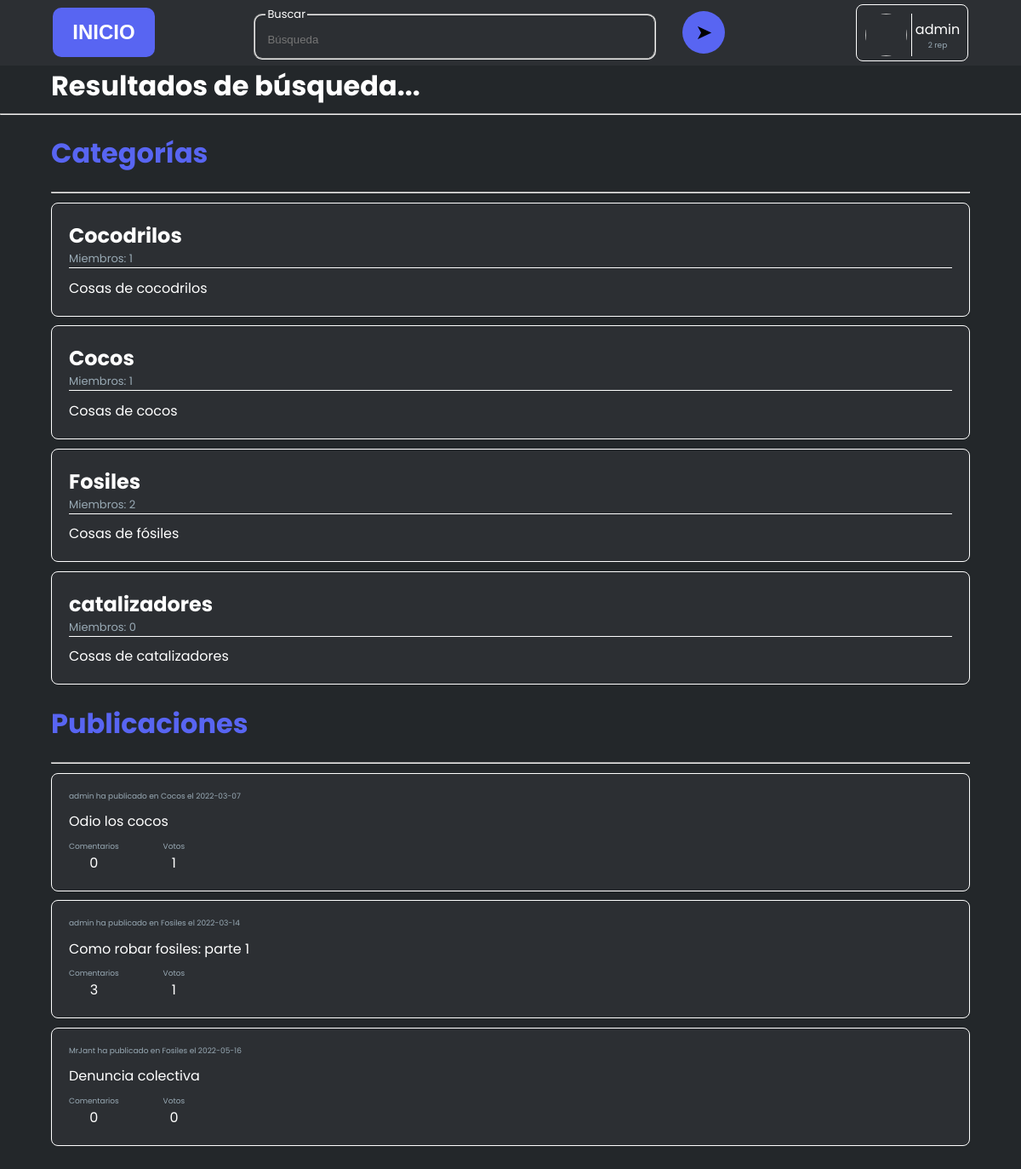
Page /sitio/search/index.php (signed in) on the committed database.
### tables this page shows
CREATE TABLE `categorias` (
  `id` int(11) NOT NULL AUTO_INCREMENT,
  `nombre` varchar(16) DEFAULT NULL,
  `descripcion` varchar(255) DEFAULT NULL,
  `propietario` varchar(16) DEFAULT NULL,
  `fecha_creacion` date DEFAULT current_timestamp(),
  PRIMARY KEY (`id`),
  KEY `propietario` (`propietario`),
  CONSTRAINT `categorias_ibfk_1` FOREIGN KEY (`propietario`) REFERENCES `usuarios` (`alias`) ON DELETE CASCADE
);

CREATE TABLE `articulos` (
  `id` int(11) NOT NULL AUTO_INCREMENT,
  `titulo` varchar(150) DEFAULT NULL,
  `contenido` longtext DEFAULT NULL,
  `op` varchar(16) DEFAULT NULL,
  `categoria` int(11) DEFAULT NULL,
  `fecha_publicacion` date DEFAULT current_timestamp(),
  PRIMARY KEY (`id`),
  KEY `op` (`op`),
  KEY `categoria` (`categoria`),
  CONSTRAINT `articulos_ibfk_1` FOREIGN KEY (`op`) REFERENCES `usuarios` (`alias`) ON DELETE CASCADE,
  CONSTRAINT `articulos_ibfk_2` FOREIGN KEY (`categoria`) REFERENCES `categorias` (`id`) ON DELETE CASCADE
);

### sitio/search/index.php (the view, shortened to what this page needs)
<!DOCTYPE html><html lang="es">
<head>
    <link rel="stylesheet" href="resources/styles.css">
</head>
<body>
    <?php
        require_once("../../conexion/utils.php");
        $busqueda = $_POST['buscar'];
        if(!isset($con)) $con = new mysqli("localhost", "root", "", "Scope");
    ?>
    <div id="header">
        <div class="inicio">
            <button class="btn btnInicio" onclick="location.href='../home'">INICIO</button>
        </div>
        <form id='formBuscar' class="busqueda" method='post' action="../search/">
            <div id="divFieldset">
                <fieldset id="fieldsetBuscar">
                    <legend>Buscar</legend>
                    <input type="text" class="input buscar" id="buscar" name="buscar" placeholder="Búsqueda">
                </fieldset>
            </div>
            <button type="button" class='btn btnBuscar' id='btnBuscar'>
                ➤
            </button>
        </form>
        <div class="perfil">
            <img id="fotoPerfil">
            <div class="alias">
                <?php echo $_SESSION['user']['alias']; ?>
                <div class="rep"><?php
                    $res = $con->query("SELECT (SELECT COUNT(*) FROM votosxarticulos WHERE art IN (SELECT id FROM articulos WHERE op='".$_SESSION['user']['alias']."') AND positivo=1) - (SELECT COUNT(*) FROM votosxarticulos WHERE art IN (SELECT id FROM articulos WHERE op='".$_SESSION['user']['alias']."') AND positivo=0) as rep");
                    $rep = mysqli_fetch_assoc($res);
                    echo $rep['rep'];
                ?> rep</div>
            </div>
        </div>
    </div>
    <h1 class="head">Resultados de búsqueda...</h1>
    <hr/>
    <div class="resultado">
        <div class="categorias">
            <h1>Categorías</h1>
            <hr/>
            <?php
                $res = $con->query("SELECT * FROM categorias WHERE nombre LIKE '%".$busqueda."%'");
                if($res->num_rows < 1) echo "No se han encontrado categorías...";
                else{
                    while ($row = mysqli_fetch_assoc($res)) $categorias[] = $row;
                    for ($i = 0; $i < count($categorias); $i++){
                        $res = $con->query("SELECT * FROM usuariosxcategorias WHERE idCat = ".$categorias[$i]['id']);
                        $categorias[$i]['nSeguidores'] = $res->num_rows;
                        echo "<div class='categoria' id='".$categorias[$i]['id']."'>
                            <div class='nombre'>".$categorias[$i]['nombre']."</div>
                            <div class='nSeguidores'>Miembros: ".$categorias[$i]['nSeguidores']."</div>
                            <div class='descripcion'>"; if ($categorias[$i]['descripcion'] == "") echo "(Sin descripción)"; else echo base64_decode($categorias[$i]['descripcion']); echo "</div>
                        </div>";
                    }
                }
            ?>
        </div>
        <div class="articulos">
            <h1>Publicaciones</h1>
            <hr/>
            <?php
                $res = $con->query("SELECT * FROM articulos WHERE titulo LIKE '%".$busqueda."%'");
                if($res->num_rows < 1) echo "No se han encontrado publicaciones...";
                else{
                    while ($row = mysqli_fetch_assoc($res)) $publicaciones[] = $row;
                    for ($i = 0; $i < count($publicaciones); $i++){
                        $res = $con->query("SELECT * FROM comentarios WHERE articulo = ".$publicaciones[$i]['id']);
                        $comentarios = $res->num_rows;
                        $publicaciones[$i]['nComentarios'] = $comentarios;
                        $res = $con->query("SELECT nombre FROM categorias WHERE id = ".$publicaciones[$i]['categoria']);
                        $nombreCat = mysqli_fetch_assoc($res);
                        $publicaciones[$i]['nombreCat'] = $nombreCat['nombre'];
                        $res = $con->query("SELECT (SELECT COUNT(*) FROM votosxarticulos WHERE positivo=1 AND art=".$publicaciones[$i]['id'].") - (SELECT COUNT(*) FROM votosxarticulos WHERE positivo=0 AND art=".$publicaciones[$i]['id'].") AS votos");
                        $votos = mysqli_fetch_assoc($res);
                        $publicaciones[$i]['votos'] = $votos['votos'];
                        echo "<div class='articulo' id='".$publicaciones[$i]['id']."'>
                            <div class='nombreCat'>".$publicaciones[$i]['op']." ha publicado en ".$publicaciones[$i]['nombreCat']." el ".$publicaciones[$i]['fecha_publicacion']."</div>
                            <div>".
                                $publicaciones[$i]['titulo']
                                ."
                                <div class='artAside'>
                                    <div class='comentarios'>
                                        <div>Comentarios</div>
                                        <div>".$publicaciones[$i]['nComentarios']."</div>
                                    </div>
                                    <div class='votos'>
                                        <div>Votos</div>
                                        <div>".$publicaciones[$i]['votos']."</div>
                                    </div>
                                </div>
                            </div>
                        </div>";
                    }
                }
            ?>
        </div>
    </div>
</body>
</html>

### sitio/search/resources/styles.css (style rules this page uses)
html, body { width: 100vw; height: 100vh; overflow: auto; }
body { margin: 0; padding: 0; background-color: #23272A; font-family: "Poppins", Arial, Sans-Serif; color: white; }
.btn { padding-top: 6%; padding-bottom: 6%; width: 100%; border: none; border-radius: 10px; background-color: rgb(88, 101, 242); cursor: pointer; }
fieldset { cursor: text; text-align: start; border-radius: 10px; }
fieldset > legend { font-size: small; }
.input { border: none; background: transparent; width: 100%; height: 100%; }
#header { display: flex; flex-wrap: nowrap; flex-direction: row; justify-content: space-around; align-items: center; background-color: #2C2F33; padding: .3em; }
.inicio { font-weight: 700; text-align: center; width: 10%; min-width: 120px; }
.perfil { cursor: pointer; border: 1px solid white; border-radius: .5em; display: flex; flex-direction: row; width: 120px; height: 55px; padding: 5px; }
.perfil img { display: inline-block; width: 50px; height: 50px; border-radius: 50%; margin: 5px; }
.alias { width: 50px; height: 50px; display: flex; align-items: center; justify-content: center; flex-direction: column; margin: 5px; margin-left: 0px; padding-left: 5px; border-left: 1px solid white; }
.rep { text-align: center; width: 100%; color: #99AAB5; font-size: xx-small; }
.btnInicio { padding: 15px; color: white; font-weight: 600; font-size: x-large; }
.articulos { width: 100%; }
.articulo, .categoria { padding: 20px; cursor: pointer; max-width: 100%; margin-top: 1%; margin-bottom: 1%; border-radius: .5em; border: 1px solid white; background-color: #2C2F33; display: flex; flex-wrap: nowrap; flex-direction: column; justify-content: space-between; align-items: flex-start; }
.articulo > div:nth-child(2) { display: flex; flex-wrap: nowrap; justify-content: space-between; flex-direction: column; width: 100%; }
.artAside { margin-top: 1%; display: flex; flex-wrap: nowrap; flex-direction: row; align-items: flex-start; }
.votos, .comentarios { display: flex; flex-direction: column; flex-wrap: nowrap; }
.votos div:first-child, .comentarios div:first-child { color: #99AAB5; font-size: xx-small; }
.votos div:last-child, .comentarios div:last-child { text-align: center; }
.nombreCat { color: #99AAB5; font-size: xx-small; width: 100%; margin-bottom: 1%; }
.comentarios { margin-right: 5%; }
.btnBuscar { margin-left: 5%; border-radius: 50%; font-size: x-large; padding: 1%; width: 50px; height: 50px; display: flex; justify-content: center; align-items: center; }
.busqueda { width: 50%; display: flex; flex-direction: row; align-items: center; }
#divFieldset { width: 80%; }
#buscar { color: white; }
.resultado, .head { margin: 5%; margin-top: 0; margin-bottom: 0; }
.categoria .nombre { font-weight: bold; font-size: x-large; }
.categoria .nSeguidores { color: #99AAB5; font-size: small; border-bottom: 1px solid white; width: 100%; margin-bottom: 1%; }
.resultado h1 { color: rgb(88, 101, 242); }

### rows in the picture
categorias: nombre "Cocodrilos", nSeguidores "1", descripcion "Cosas de cocodrilos"
categorias: nombre "Cocos", nSeguidores "1", descripcion "Cosas de cocos"
categorias: nombre "Fosiles", nSeguidores "2", descripcion "Cosas de fósiles"
categorias: nombre "catalizadores", nSeguidores "0", descripcion "Cosas de catalizadores"
articulos: op "admin", nombreCat "Cocos", fecha_publicacion "2022-03-07", titulo "Odio los cocos", nComentarios "0", votos "1"
articulos: op "admin", nombreCat "Fosiles", fecha_publicacion "2022-03-14", titulo "Como robar fosiles: parte 1", nComentarios "3", votos "1"
articulos: op "MrJant", nombreCat "Fosiles", fecha_publicacion "2022-05-16", titulo "Denuncia colectiva", nComentarios "0", votos "0"

### other values in the picture
$_SESSION['user']['alias'] "admin"
$rep['rep'] "2"
